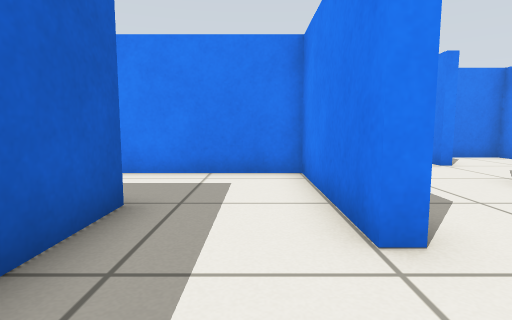
view 1 (above)

20 first-person views from a walk through a robot-simulator world made for Gazebo. The camera is 0.5 m above the floor, tilts 6° down and sees 80° across. The floor is counted in squares, 0.5 m on a side. Each view is taken from the middle of a square. On the plan, view 1 faces up. The plan holds only what a view shows up to about 12 squares ahead; the rest is blank.

view 2
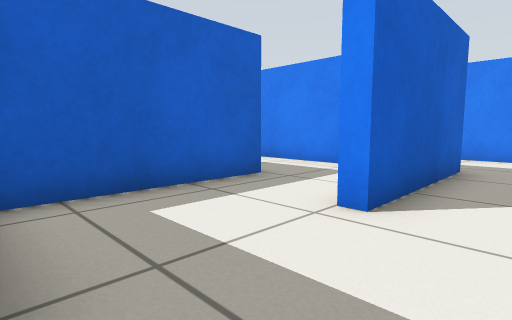

view 3
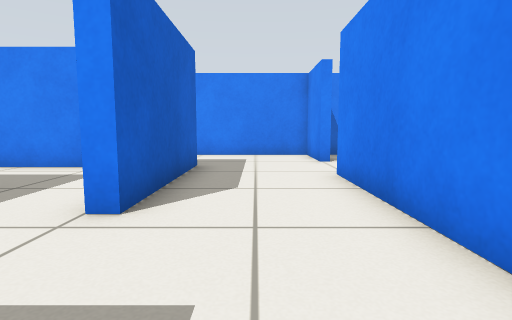

view 4
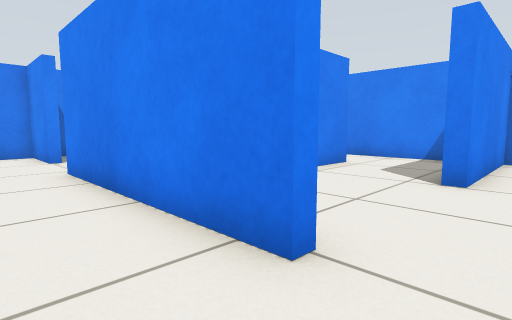

view 5
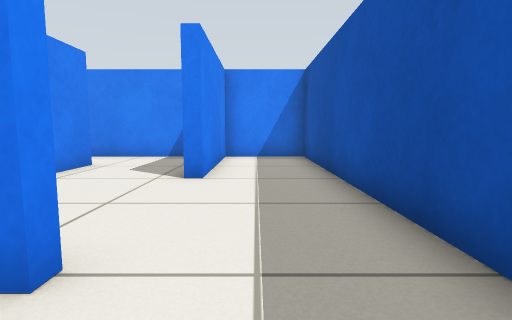

view 6
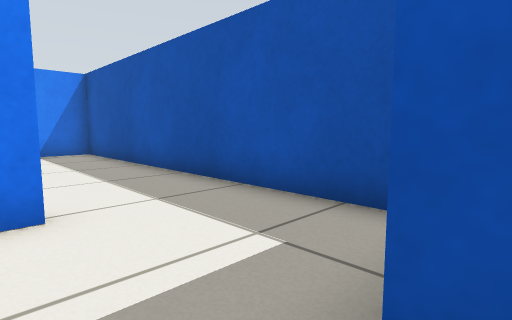

view 7
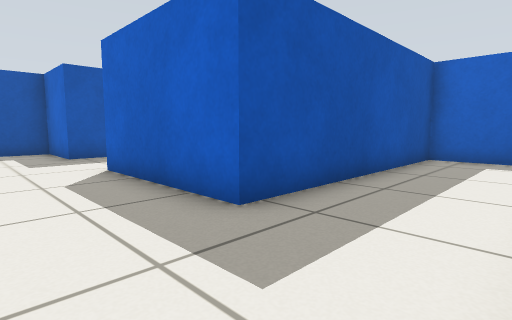

view 8
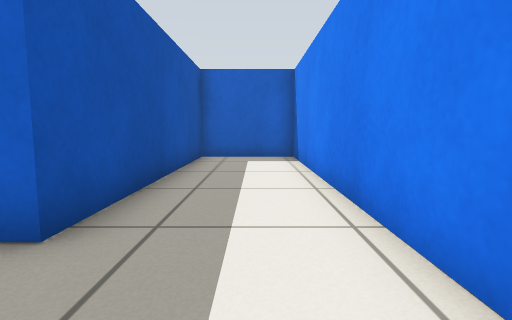

view 9
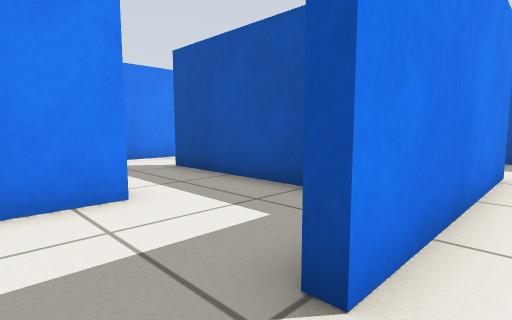

view 10
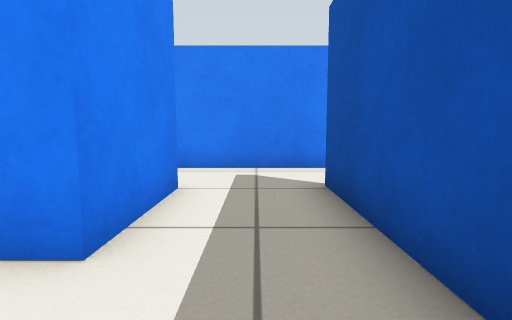

view 11
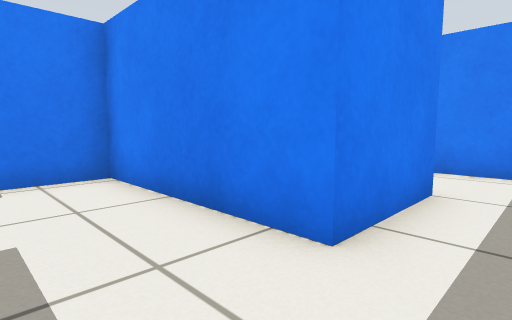

view 12
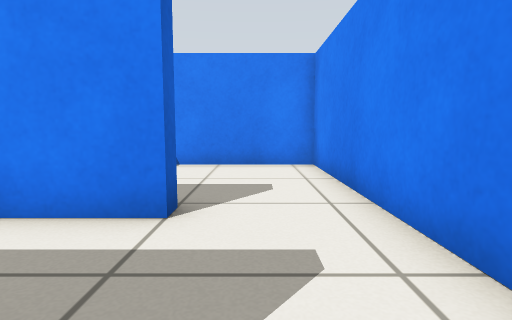

view 13
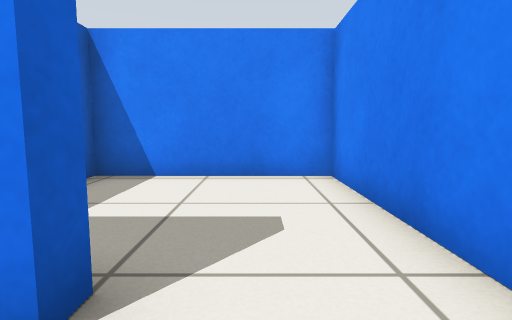

view 14
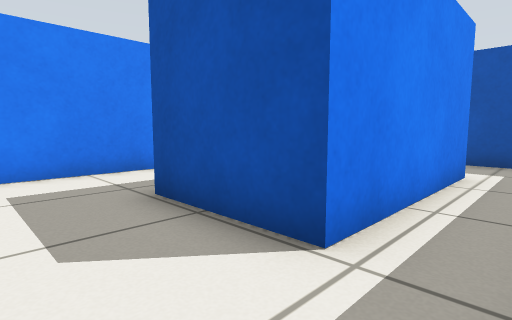

view 15
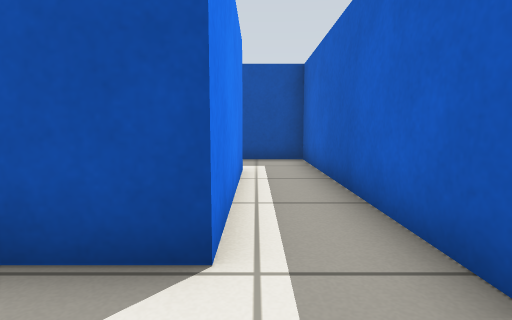

view 16
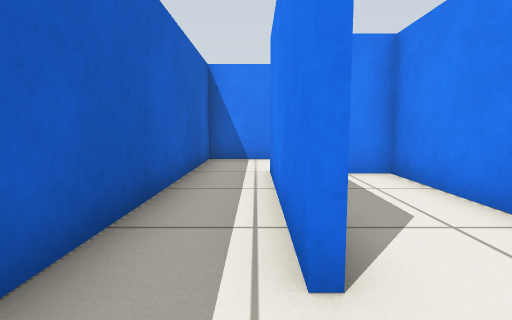

view 17
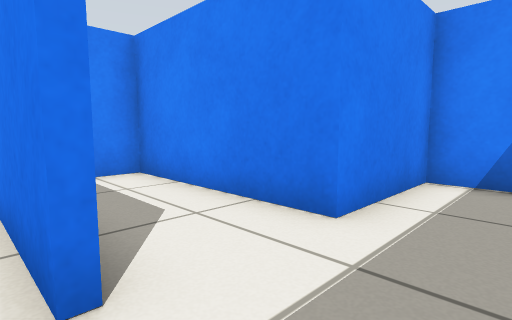

view 18
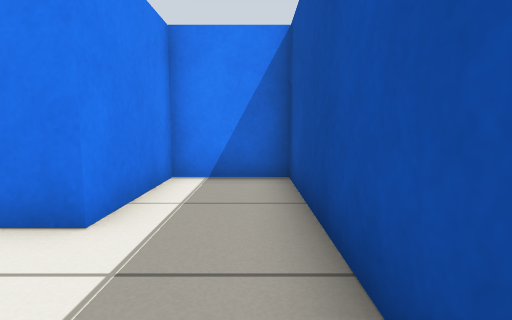

view 19
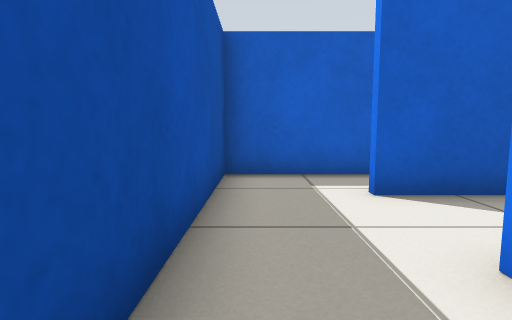

view 20
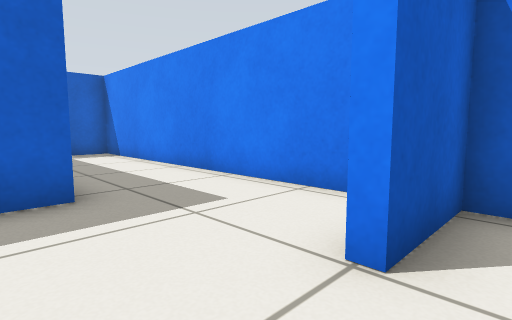

### Floor plan
Ten units are one square. View 1 is at (0, 0); x grows to the right and y downward. Boxes are objects, and circles mark ways between rooms. Rooms are numbered by the first view taken in them; rooms with no view inside come last. Other rooms are left out.
<svg viewBox="-70 -108 211 150">
<path fill="none" stroke="#000" d="M-17 -39 -17 8M11 -25 11 -45M49 -80 49 -103 -65 -103 -65 -71 14 -71 14 -25 11 -25M48 6 48 -55M1 10 14 10 14 37 44 37M70 -28 112 -28M110 -53 82 -53 82 -103 52 -103 52 -80M48 -55 51 -55M136 -34 136 -54M136 -5 136 -34M112 -25 96 -25M-47 12 -47 -39 -17 -39M11 -45 11 -67 -65 -67 -65 37 -45 37M-45 37 11 37 11 13 -20 13 -20 -36 -30 -36M-45 -8 -45 12M51 6 48 6M44 37 136 37 136 9 90 9 90 5M110 -59 110 -53M136 -54 136 -103 87 -103 87 -99"/>
<circle cx="10" cy="-10" r="3" fill="#2a7"/>
<circle cx="-5" cy="-35" r="3" fill="#2a7"/>
<circle cx="50" cy="-70" r="3" fill="#2a7"/>
<circle cx="50" cy="20" r="3" fill="#2a7"/>
<circle cx="125" cy="-30" r="3" fill="#2a7"/>
<circle cx="125" cy="-60" r="3" fill="#2a7"/>
<circle cx="105" cy="-10" r="3" fill="#2a7"/>
<circle cx="-40" cy="25" r="3" fill="#2a7"/>
<text x="-10" y="-20">1</text>
<text x="20" y="-50">2</text>
<text x="80" y="-50">3</text>
<text x="120" y="-10">4</text>
<text x="-50" y="-30">5</text>
<text x="-20" y="20">6</text>
<text x="80" y="10">7</text>
<text x="110" y="-80">8</text>
</svg>
Room 1 opens to room 2. Room 1 opens to room 5. Room 2 opens to room 3. Room 2 opens to room 7. Room 3 opens to room 4. Room 3 opens to room 8. Room 4 opens to room 7. Room 5 opens to room 6.

Where each view was taken, in squares from view 1:
view 1: 0 up, 0 right, facing up
view 2: 1 down, 3 right, facing up-left
view 3: 1 down, 3 right, facing up
view 4: 2 down, 3 right, facing up-right
view 5: 2 down, 3 right, facing right
view 6: 0 up, 1 right, facing down-right
view 7: 10 up, 4 right, facing down-left
view 8: 9 up, 4 right, facing left
view 9: 7 up, 4 right, facing down-right
view 10: 4 up, 6 right, facing right
view 11: 4 up, 6 right, facing up-right
view 12: 2 up, 12 right, facing up
view 13: 4 up, 12 right, facing up
view 14: 6 up, 6 left, facing down-right
view 15: 6 up, 5 left, facing down
view 16: 3 down, 5 left, facing up
view 17: 3 down, 5 left, facing up-right
view 18: 3 down, 5 left, facing right
view 19: 3 down, 0 right, facing left
view 20: 6 up, 6 right, facing up-left
